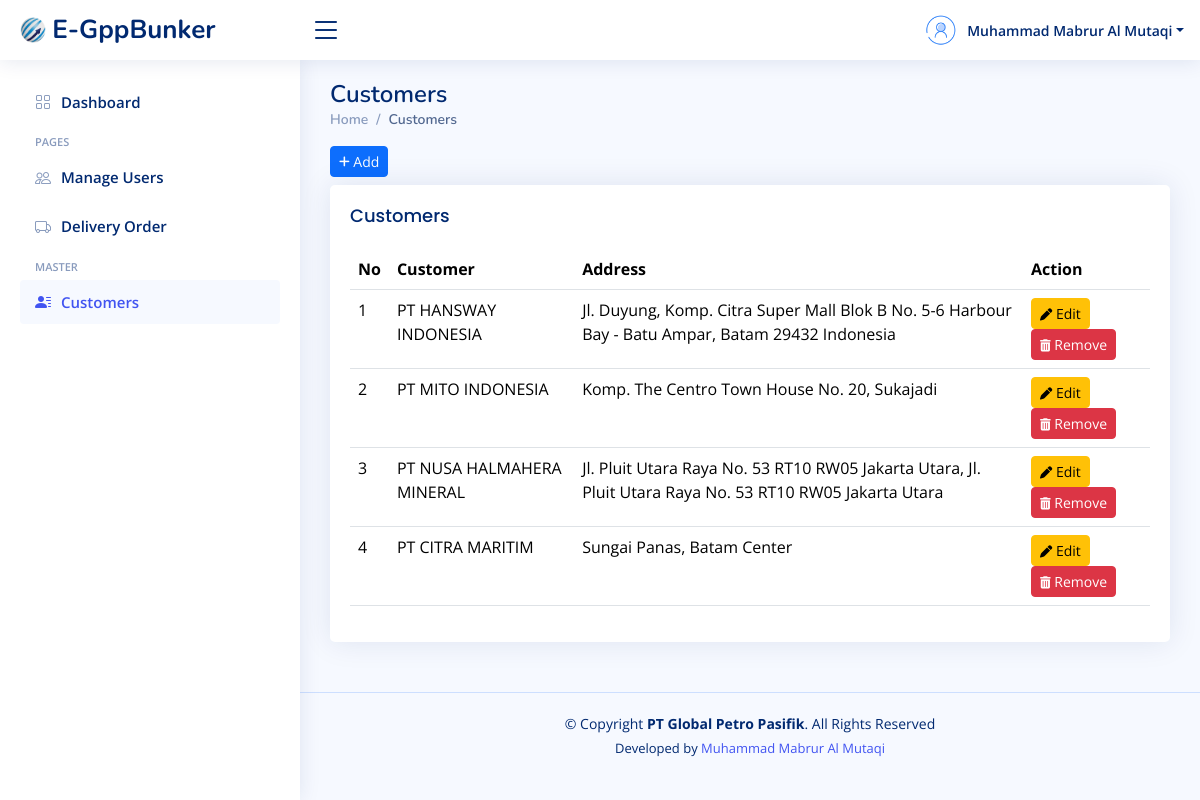
/manage-customers.php (signed in), run on an earlier commit of the app's database.
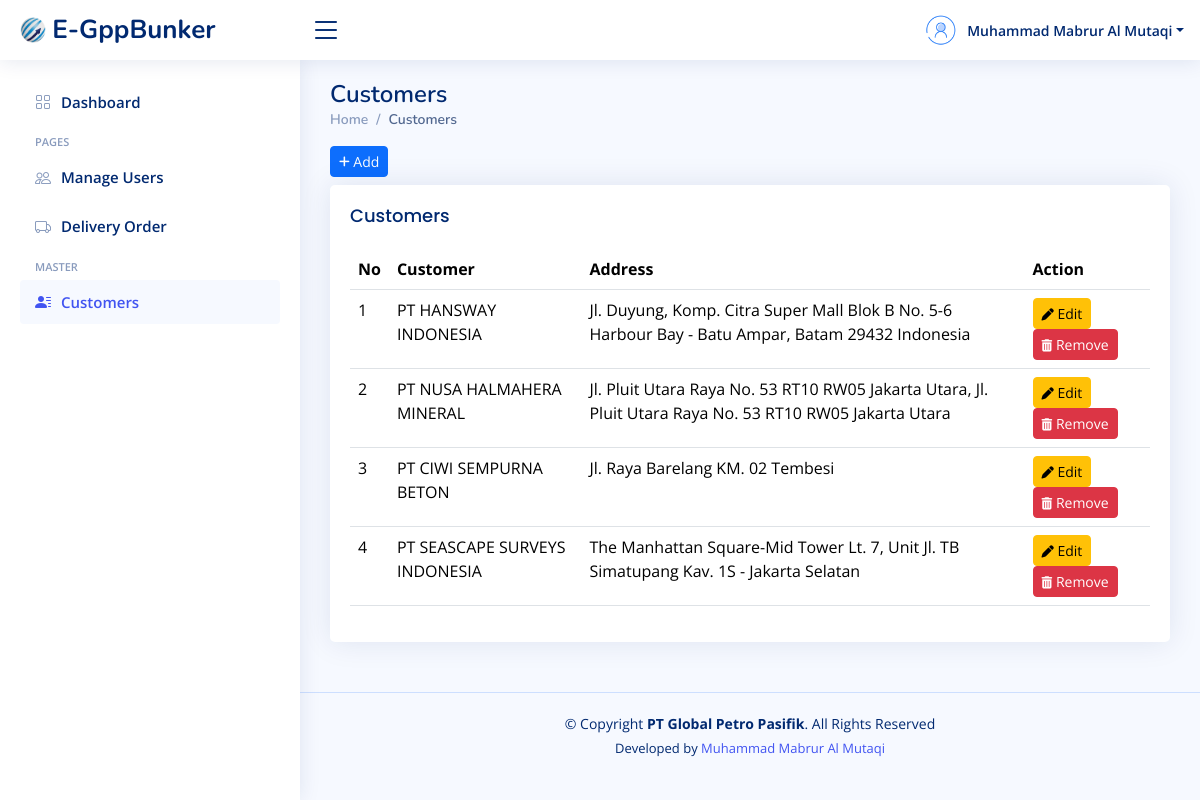
And on a later commit of the database.
### tables this page shows
CREATE TABLE `customer` (
  `id_customer` int(10) NOT NULL,
  `customer_name` varchar(60) NOT NULL,
  `address` text NOT NULL
);

### manage-customers.php (the view, shortened to what this page needs)
<?php
    include "koneksi.php";
    $nama = $_SESSION["nama"];
?>
<!DOCTYPE html>
<html lang="en">
<?php
    include "layouts/head-css.php";
?>
<body>
<?php
    include "layouts/header.php";
?>
<?php
    include "layouts/sidebar.php";
?>
<main id="main" class="main">
    <div class="pagetitle">
      <h1>Customers</h1>
      <nav>
        <ol class="breadcrumb">
          <li class="breadcrumb-item"><a href="index.php">Home</a></li>
          <li class="breadcrumb-item active">Customers</li>
        </ol>
      </nav>
    </div>
    <a href="tambah-customer.php" class="btn btn-primary btn-sm mb-2"><i class="fa fa-plus fa-sm"></i> Add</a>
    <section class="section">
      <div class="row">
        <div class="col-lg-12">
          <div class="card">
            <div class="card-body">
              <h5 class="card-title">Customers</h5>
                <div class="table-responsive">
                    <table class="table datatable">
                      <thead>
                        <tr>
                          <th>No</th>
                          <th>Customer</th>
                          <th>Address</th>
                          <th>Action</th>
                        </tr>
                      </thead>
                      <tbody>
                      <?php
                          $no = 1;
                          $query = "SELECT * FROM customer";
                          $tampil = mysqli_query($koneksi, $query);
                          if (mysqli_num_rows($tampil) > 0) {
                              while ($data = mysqli_fetch_assoc($tampil)){
                      ?>
                        <tr>
                          <td><?= $no++?></td>
                          <td><?= $data['customer_name']?></td>
                          <td><?= $data['address']?></td>
                          <td>
                            <a href="edit-customer.php?id_customer=<?= $data['id_customer']?>" class="btn btn-warning btn-sm"><i class="fa fa-pen fa-sm"></i> Edit</a>
                            <a href="#" class="btn btn-danger btn-sm" onclick="return confirmRemove(<?= $data['id_customer']?>);"><i class="fa fa-trash fa-sm"></i> Remove</a>
                          </td>
                        </tr>
                      <?php
                          }
                      } else {
                      ?>
                          <tr>
                              <td colspan="5" class="text-center">Tidak ada data</td>
                          </tr>
                      <?php } ?>
                      </tbody>
                    </table>
                </div>
            </div>
          </div>
        </div>
      </div>
    </section>
  </main>
<?php
    include "layouts/footer.php";
?>
</body>
</html>

### layouts/head-css.php (shortened to what this page needs)
<head>
  <link href="assets/vendor/bootstrap/css/bootstrap.min.css" rel="stylesheet">
  <link href="assets/vendor/bootstrap-icons/bootstrap-icons.css" rel="stylesheet">
  <link href="assets/vendor/boxicons/css/boxicons.min.css" rel="stylesheet">
  <link href="assets/vendor/quill/quill.snow.css" rel="stylesheet">
  <link href="assets/vendor/quill/quill.bubble.css" rel="stylesheet">
  <link href="assets/vendor/remixicon/remixicon.css" rel="stylesheet">
  <link href="assets/vendor/simple-datatables/style.css" rel="stylesheet">
  <link href="assets/css/style.css" rel="stylesheet">
  <link rel="stylesheet" href="node_modules/@fortawesome/fontawesome-free/css/all.min.css">
</head>

### layouts/header.php (shortened to what this page needs)
<header id="header" class="header fixed-top d-flex align-items-center">
<div class="d-flex align-items-center justify-content-between">
  <a href="index.php" class="logo d-flex align-items-center">
    <img src="assets/img/logo-gpp-2.png" alt="">
    <span class=" d-lg-block">E-GppBunker</span>
  </a>
  <i class="bi bi-list toggle-sidebar-btn"></i>
</div>
<nav class="header-nav ms-auto">
  <ul class="d-flex align-items-center">
    <li class="nav-item dropdown pe-3">
      <a class="nav-link nav-profile d-flex align-items-center pe-0" href="#" data-bs-toggle="dropdown">
        <img src="assets/img/user-286.png" alt="Profile" class="rounded-circle">
        <span class="d-none d-md-block dropdown-toggle ps-2"><?= $nama?></span>
      </a>
    </li>
  </ul>
</nav>
</header>

### layouts/sidebar.php
<aside id="sidebar" class="sidebar">
<ul class="sidebar-nav" id="sidebar-nav">
  <li class="nav-item">
    <a class="nav-link <?= basename($_SERVER['PHP_SELF']) == 'index.php' || basename($_SERVER['PHP_SELF']) == 'my-profile.php' || basename($_SERVER['PHP_SELF']) == 'change-profile.php' || basename($_SERVER['PHP_SELF']) == 'change-password.php' ? '' : 'collapsed'?>" href="index.php">
      <i class="bi bi-grid"></i>
      <span>Dashboard</span>
    </a>
  </li>
  <li class="nav-heading">Pages</li>
  <?php if (isset($_SESSION['is_admin']) && $_SESSION['is_admin'] == true): ?>
    <li class="nav-item ">
      <a class="nav-link <?= basename($_SERVER['PHP_SELF']) == 'manage-users.php' || basename($_SERVER['PHP_SELF']) == 'tambah-user.php' || basename($_SERVER['PHP_SELF']) == 'reset-password.php' ? '' : 'collapsed'?>" href="manage-users.php">
        <i class="bi bi-people"></i>
        <span>Manage Users</span>
      </a>
    </li>
  <?php endif; ?>
  <li class="nav-item">
    <a class="nav-link <?= basename($_SERVER['PHP_SELF']) == 'manage-delivery-order.php' || basename($_SERVER['PHP_SELF']) == 'tambah-delivery.php' || basename($_SERVER['PHP_SELF']) == 'edit-delivery.php' || basename($_SERVER['PHP_SELF']) == 'view-bdr.php' || basename($_SERVER['PHP_SELF']) == 'tambah-bdr.php' || basename($_SERVER['PHP_SELF']) == 'edit-bdr.php' ? '' : 'collapsed'?>" href="manage-delivery-order.php">
      <i class="bi bi-truck"></i>
      <span>Delivery Order</span>
    </a>
  </li>
  <li class="nav-heading">Master</li>
  <li class="nav-item">
    <a class="nav-link <?= basename($_SERVER['PHP_SELF']) == 'manage-customers.php' || basename($_SERVER['PHP_SELF']) == 'tambah-customer.php' || basename($_SERVER['PHP_SELF']) == 'edit-customer.php' ? '' : 'collapsed'?>" href="manage-customers.php">
      <i class="bi bi-person-lines-fill"></i>
      <span>Customers</span>
    </a>
  </li>
</ul>
</aside>

### layouts/footer.php
<footer id="footer" class="footer">
    <div class="copyright">
        &copy; Copyright <strong><span>PT Global Petro Pasifik</span></strong>. All Rights Reserved
    </div>
    <div class="credits">
        Developed by <a href="https://www.instagram.com/mabruralmutaqi/" target="_blank">Muhammad Mabrur Al Mutaqi</a>
    </div>
</footer>

### assets/css/style.css (style rules this page uses)
:root { scroll-behavior: smooth; }
body { font-family: "Open Sans", sans-serif; background: #f6f9ff; color: #444444; }
a { color: #4154f1; text-decoration: none; }
h1, h2, h3, h4, h5, h6 { font-family: "Nunito", sans-serif; }
#main { margin-top: 60px; padding: 20px 30px; transition: all 0.3s; }
.pagetitle { margin-bottom: 10px; }
.pagetitle h1 { font-size: 24px; margin-bottom: 0; font-weight: 600; color: #012970; }
.card { margin-bottom: 30px; border: none; border-radius: 5px; box-shadow: 0px 0 30px rgba(1, 41, 112, 0.1); }
.card-title { padding: 20px 0 15px 0; font-size: 18px; font-weight: 500; color: #012970; font-family: "Poppins", sans-serif; }
.card-body { padding: 0 20px 20px 20px; }
.breadcrumb { font-size: 14px; font-family: "Nunito", sans-serif; color: #899bbd; font-weight: 600; }
.breadcrumb a { color: #899bbd; transition: 0.3s; }
.breadcrumb .breadcrumb-item::before { color: #899bbd; }
.breadcrumb .active { color: #51678f; font-weight: 600; }
.logo { line-height: 1; }
@media (min-width: 1200px) { .logo { width: 280px; } }
.logo img { max-height: 26px; margin-right: 6px; }
.logo span { font-size: 26px; font-weight: 700; color: #012970; font-family: "Nunito", sans-serif; }
.header { transition: all 0.5s; z-index: 997; height: 60px; box-shadow: 0px 2px 20px rgba(1, 41, 112, 0.1); background-color: #fff; padding-left: 20px; }
.header .toggle-sidebar-btn { font-size: 32px; padding-left: 10px; cursor: pointer; color: #012970; }
.header-nav ul { list-style: none; }
.header-nav>ul { margin: 0; padding: 0; }
.header-nav .nav-profile { color: #012970; }
.header-nav .nav-profile img { max-height: 36px; }
.header-nav .nav-profile span { font-size: 14px; font-weight: 600; }
.sidebar { position: fixed; top: 60px; left: 0; bottom: 0; width: 300px; z-index: 996; transition: all 0.3s; padding: 20px; overflow-y: auto; scrollbar-width: thin; scrollbar-color: #aab7cf transparent; box-shadow: 0px 0px 20px rgba(1, 41, 112, 0.1); background-color: #fff; }
@media (min-width: 1200px) { #main, #footer { margin-left: 300px; } }
.sidebar-nav { padding: 0; margin: 0; list-style: none; }
.sidebar-nav li { padding: 0; margin: 0; list-style: none; }
.sidebar-nav .nav-item { margin-bottom: 5px; }
.sidebar-nav .nav-heading { font-size: 11px; text-transform: uppercase; color: #899bbd; font-weight: 600; margin: 10px 0 5px 15px; }
.sidebar-nav .nav-link { display: flex; align-items: center; font-size: 15px; font-weight: 600; color: #4154f1; transition: 0.3; background: #f6f9ff; padding: 10px 15px; border-radius: 4px; }
.sidebar-nav .nav-link i { font-size: 16px; margin-right: 10px; color: #4154f1; }
.sidebar-nav .nav-link.collapsed { color: #012970; background: #fff; }
.sidebar-nav .nav-link.collapsed i { color: #899bbd; }
.footer { padding: 20px 0; font-size: 14px; transition: all 0.3s; border-top: 1px solid #cddfff; }
.footer .copyright { text-align: center; color: #012970; }
.footer .credits { padding-top: 5px; text-align: center; font-size: 13px; color: #012970; }

What changed in the data, as far as the page shows it:
removed customer: customer_name "PT MITO INDONESIA", address "Komp. The Centro Town House No. 20, Sukajadi"
removed customer: customer_name "PT CITRA MARITIM", address "Sungai Panas, Batam Center"
added customer: customer_name "PT CIWI SEMPURNA BETON", address "Jl. Raya Barelang KM. 02 Tembesi"
added customer: customer_name "PT SEASCAPE SURVEYS INDONESIA", address "The Manhattan Square-Mid Tower Lt. 7, Unit Jl. TB Simatupang Kav. 1S - Jakarta Selatan"
